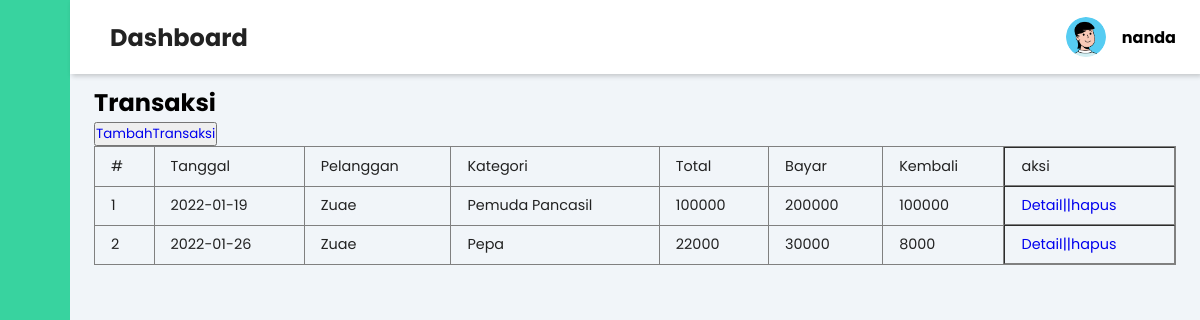
Page /Transaksi/index.php (signed in) on the committed database.
### tables this page shows
CREATE TABLE `tb_transaksi` (
  `idtransaksi` int(11) NOT NULL,
  `tgltransaksi` date NOT NULL,
  `idpelanggan` varchar(4) NOT NULL,
  `kategoripelanggan` varchar(15) NOT NULL,
  `totalbayar` double DEFAULT NULL,
  `bayar` double DEFAULT NULL,
  `kembali` double DEFAULT NULL
);

CREATE TABLE `tb_pelanggan` (
  `idpelanggan` int(11) NOT NULL,
  `namalengkap` varchar(50) NOT NULL,
  `alamat` varchar(100) NOT NULL,
  `telp` int(15) NOT NULL,
  `usia` int(2) NOT NULL,
  `buktifotoresep` varchar(255) NOT NULL
);

### functions.php (called while the page is built, shortened)
<?php
function readdata($result)
{
    $rows = [];
    while ($row = mysqli_fetch_assoc($result)) {
        $rows[] = $row;
    }
    return $rows;
}

### Transaksi/index.php (the view, shortened to what this page needs)
<?php
require_once '../koneksi.php';
require_once '../templates/header.php';
?>
<div class="main-content">
    <header>
        <h2>
            <label for="nav-toggle">
                <span class="las la-bars"></span>
            </label> Dashboard
        </h2>
        <div class="user-wrapper">
            <img src="../Dashboard//img/Avatar.png" width="40px" height="40px" alt="">
            <div>
                <h4><?= $_SESSION['userlogin'] ?></h4>
            </div>
        </div>
    </header>
    <main>
        <?php
        $queryTransaksi = "SELECT * FROM tb_transaksi JOIN tb_pelanggan ON tb_transaksi.idpelanggan = tb_pelanggan.idpelanggan";
        $resultTransaksi = mysqli_query($conn, $queryTransaksi);
        $readTransaksi = readData($resultTransaksi);
        ?>
        <h2>Transaksi</h2>
        <button><a href="Thalamancreate.php" class="btn btn-tambah">TambahTransaksi</a></button>
        <table width="100%" border=1>
            <tr>
                <td>#</td>
                <td>Tanggal</td>
                <td>Pelanggan</td>
                <td>Kategori</td>
                <td>Total</td>
                <td>Bayar</td>
                <td>Kembali</td>
                <td>aksi</td>
            </tr>
            <?php $i = 1; ?>
            <?php foreach ($readTransaksi as $row) : ?>
                <tr>
                    <td><?= $i++; ?></td>
                    <td><?= $row['tgltransaksi'] ?></td>
                    <td><?= $row['namalengkap'] ?></td>
                    <td><?= $row['kategoripelanggan'] ?></td>
                    <td><?= $row['totalbayar'] ?></td>
                    <td><?= $row['bayar'] ?></td>
                    <td><?= $row['kembali'] ?></td>
                    <td>
                        <a href="Td.php?id=<?= $row['idtransaksi']; ?>">Detail| </a>
                        <a href="Hapus.php?idd=<?= $row['idtransaksi']; ?>">|hapus</a>
                    </td>
                </tr>
            <?php endforeach; ?>
        </table>
    </main>
</div>
<?php require_once '../templates/footer.php'; ?>

### templates/css/style.css (style rules this page uses)
:root { --main-color: #38d39f; --color-dark: #1D2231; --text-grey: #8390A2; }
* { padding: 0; margin: 0; box-sizing: border-box; list-style-type: none; text-decoration: none; font-family: 'Poppins', sans-serif; }
.main-content { transition: margin-left 300ms; margin-left: 345px; }
header { background: #fff; display: flex; justify-content: space-between; padding: 1rem 1.5rem; box-shadow: 2px 2px 5px rgba(0, 0, 0, 0.2); position: fixed; left: 345px; width: calc(100% - 345px); top: 0; z-index: 100; transition: left 300ms; }
header h2 { color: #222; }
header label span { font-size: 1.7rem; padding-right: 1rem; }
.user-wrapper { display: flex; align-items: center; }
.user-wrapper img { border-radius: 50%; margin-right: 1rem; }
main { padding: 85px 1.5rem; background: #f1f5f9; height: 100vh; }
table { border-collapse: collapse; }
td { padding: .5rem 1rem; font-size: .9rem; color: #222; }
tr td:last-child { display: flex; align-items: center; }
@media only screen and (max-width: 1200px) { .main-content { margin-left: 70px; } }
@media only screen and (max-width: 1200px) { .main-content header { width: calc(100% - 70px); left: 70px; } }

### rows in the picture
tb_transaksi: tgltransaksi "2022-01-19", idpelanggan.namalengkap "Zuae", kategoripelanggan "Pemuda Pancasil", totalbayar "100000", bayar "200000", kembali "100000"
tb_transaksi: tgltransaksi "2022-01-26", idpelanggan.namalengkap "Zuae", kategoripelanggan "Pepa", totalbayar "22000", bayar "30000", kembali "8000"

### other values in the picture
$_SESSION['userlogin'] "nanda"
